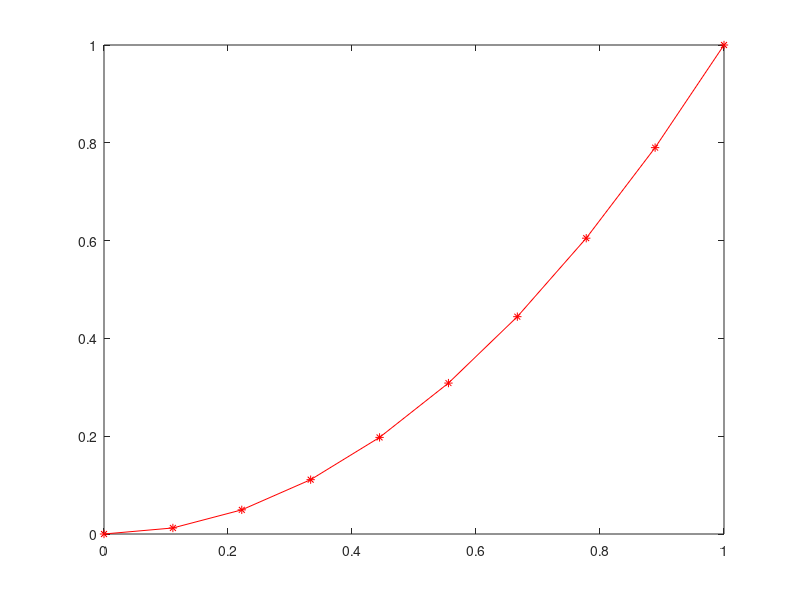

This chart was generated by the following MATLAB code:
%%%%%%%%%%%%%%%%%%%%%%%%%%%%%%%%%%%%%%%%%%%%%%%%%%%%%%%%%%%%%%
%Grafica de una funcion f(x) en el intervalo [a,b]
% utilizando aritmetica vectorial de matlab
%Input
N= 10; %Numero de puntos
a=0;
b=1;
%%%%%%%%%%%%%%%%%%%%%%%%%%%%%%%%%%%%%%%%%%%%%%%%%%%%%%%%%%%%
%Init
h=(b-a)/N;
x=linspace(a,b,N);%Crea un vector FILA de N puntos que van de [a,b]
                  % y cada punto esta separado por h=(b-a)/(N-1)
                  % Ver libro Gilat-Matlab pg 38 
f_x=x.^2; %Aritmetica vectorial, libro Gilat-Matlab seccion 3.4
plot(x,f_x,'-r*')